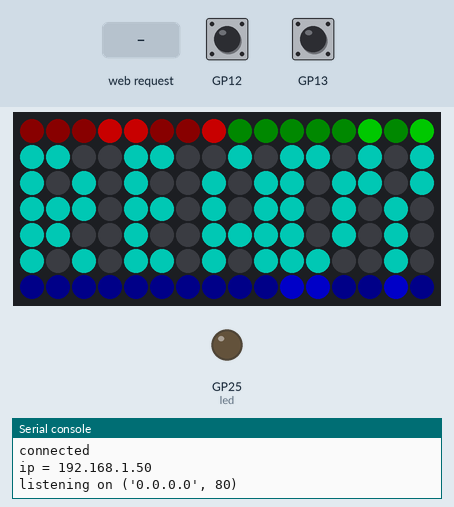
This program was run on a simulated Raspberry Pi Pico running MicroPython. Parts: 16×7 RGB LED matrix, output pins drawn as LEDs (lit = HIGH), the last lines printed to the serial console. The test bench sets the inputs (shaded band). Dim RGB values are drawn brighter than linear; WiFi joins after 1.5 s; values from a settings file that is not in the repository are placeholders.

Above: at 4.7 s.
4.8 s: HTTP request GET /led_on received
At 5.3 s:
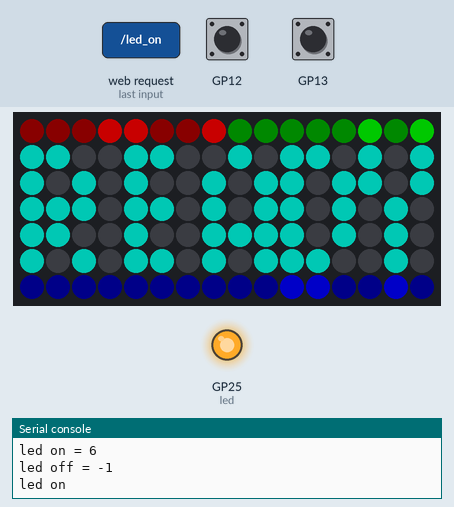
6.3 s: HTTP request GET /start received
At 6.6 s:
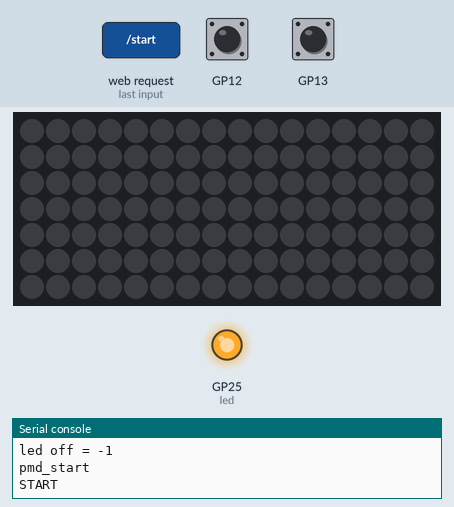
7.8 s: button B pressed for 0.15 s
At 9.1 s:
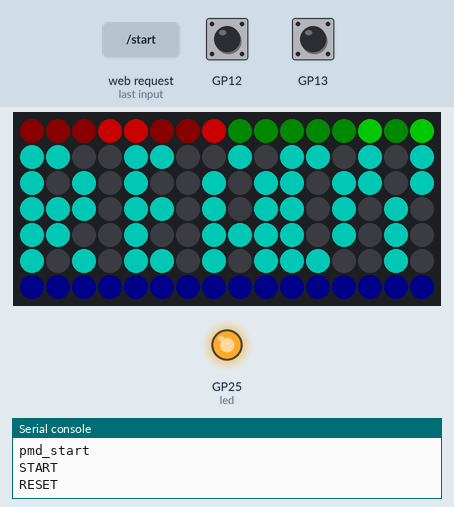
9.4 s: HTTP request GET /led_off received
At 10.0 s:
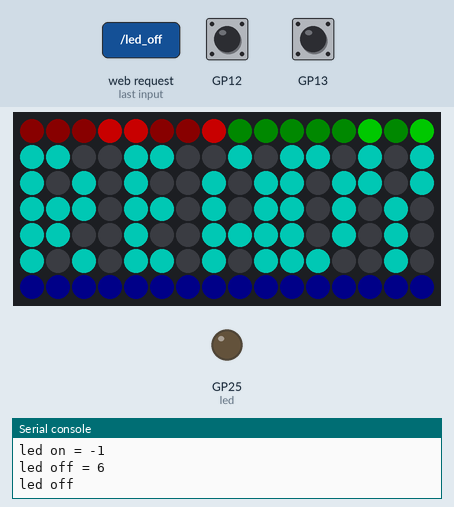
10.9 s: button A pressed for 0.15 s
At 11.4 s:
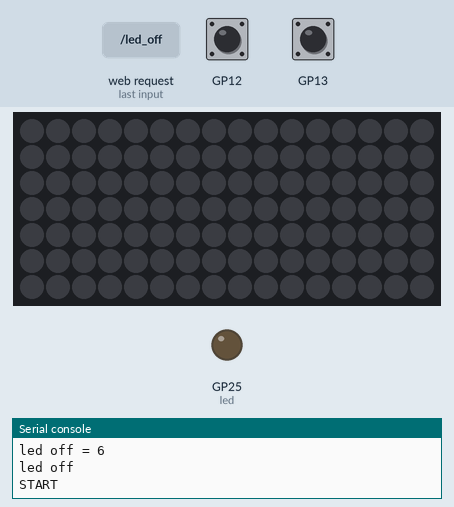
14.0 s: button B pressed for 1 s
At 15.3 s:
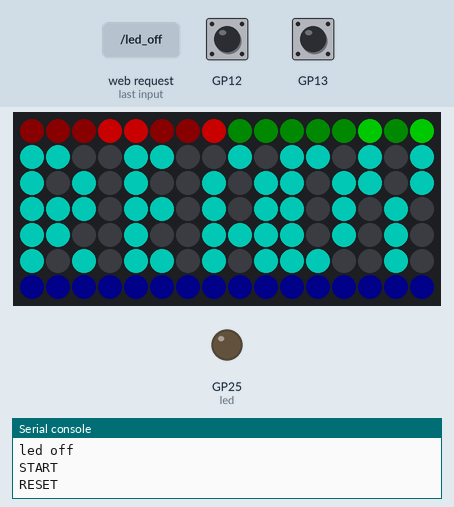
Timing chart, 0 to 17.0 s (numbered marks = the images above; inputs shaded):
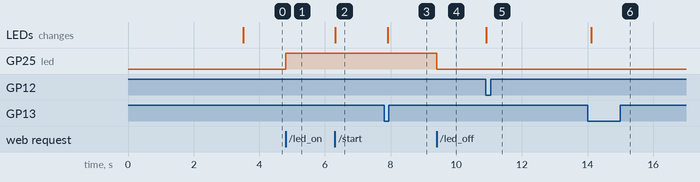

The program:

main.py
```python
# (licence header left out)
from machine import Pin
from pimoroni import Button
from picounicorn import PicoUnicorn
import network
import socket
import time
import uasyncio as asyncio
import WIFI_CONFIG

from machine import Pin, Timer
from math import floor
from picounicorn import PicoUnicorn


# Const
WEB_PORT = 80

RED_MINUTES   = 25
GREEN_MINUTES = 5


# Var
picounicorn = PicoUnicorn()
w = picounicorn.get_width()
h = picounicorn.get_height()
total = w * h

RED_SECONDS   = RED_MINUTES * 60
GREEN_SECONDS = RED_MINUTES * 60

count = 0
ipaddrlast = 0
state = "idle"

led = Pin("LED", Pin.OUT, value=0)

WEB_SOURCE = """<!DOCTYPE html>
<html>
    <head> <title>Pico W</title> </head>
    <body> <h1>Pico W</h1>
        <p>%s</p>
    </body>
</html>
"""


# Function
def display_binary(value, row, offset, color, wide=False):
    binary_str = "{0:16b}".format(value) if wide else "{0:8b}".format(value)
    for x in range(0, 16 if wide else 8):
        if binary_str[x] == '1':
            picounicorn.set_pixel(x+offset, row, color[0], color[1], color[2])
        else:
            picounicorn.set_pixel(x+offset, row, int(color[0] / 10), int(color[1] / 10), int(color[2] / 10))


def show_ready(ipaddrlast):
    #Red
    display_binary(RED_MINUTES, 0, 0, (100, 0, 0))

    #Green
    display_binary(GREEN_MINUTES, 0, 8, (0, 100, 0))

    #Blue
    display_binary(ipaddrlast, 6, 0, (0, 0, 100), True)

    # READY
    r, g, b = (0, 100, 90)
    xy = [
        (0, 1), (1, 1),                 (4, 1), (5, 1),                 (8, 1),         (10, 1), (11, 1),          (13, 1),          (15, 1),
        (0, 2),         (2, 2),         (4, 2),                 (7, 2),         (9, 2), (10, 2),          (12, 2), (13, 2),          (15, 2),
        (0, 3), (1, 3), (2, 3),         (4, 3), (5, 3),         (7, 3),         (9, 3), (10, 3),          (12, 3),          (14, 3),
        (0, 4), (1, 4),                 (4, 4),                 (7, 4), (8, 4), (9, 4), (10, 4),          (12, 4),          (14, 4),
        (0, 5),         (2, 5),         (4, 5), (5, 5),         (7, 5),         (9, 5), (10, 5), (11, 5),                   (14, 5),
    ]

    for x, y in xy:
        picounicorn.set_pixel(x, y, r, g, b)


def fill(r, g, b):
    for x in range(w):
        for y in range(h):
            picounicorn.set_pixel(x, y, r, g, b)


def loop(timer):
    global count
    global state

    if state == "active":
        if count < total:
            x = count % w
            y = floor(count / w)
            picounicorn.set_pixel(x, y, 100, 0, 0)
            count = count + 1
        else:
            state = "break"
            fill(0,100,0)
            loopTimer.init(freq=(total / GREEN_SECONDS), mode=Timer.PERIODIC, callback=loop)


    if state == "break":
        if count > 0:
            count = count - 1
            x = count % w
            y = floor(count / w)
            picounicorn.set_pixel(x, y, 0, 0, 0)
        else:
            state = "idle"
            show_ready(ipaddrlast)


# Event handler
def pomodoro_start():
    global count
    global state

    print("START")
    count = 0
    state = "active"
    fill(0,0,0)


def pomodoro_reset():
    global count
    global state

    print("RESET")
    state = "idle"
    fill(0,0,0)
    show_ready(ipaddrlast)


def button(timer):
    if picounicorn.is_pressed(picounicorn.BUTTON_A) and state != "active":
        pomodoro_start()

    if picounicorn.is_pressed(picounicorn.BUTTON_B) and state != "idle":
        pomodoro_reset()


# WiFi
ssid = WIFI_CONFIG.SSID
password = WIFI_CONFIG.PSK

print(ssid, password)

wlan = network.WLAN(network.STA_IF)
wlan.active(True)
wlan.connect(ssid, password)


max_wait = 10
while max_wait > 0:
    if wlan.isconnected():
        break
    max_wait -= 1
    print("waiting for connection...")
    time.sleep(1)
    wlan.connect(ssid, password)
    time.sleep(2)

if wlan.status() != 3:
    print(wlan.ifconfig())
    raise RuntimeError("network connection failed")
else:
    print("connected")
    status = wlan.ifconfig()
    print( "ip = " + status[0] )
    time.sleep(0.5)

addr = socket.getaddrinfo("0.0.0.0", WEB_PORT)[0][-1]

s = socket.socket()
s.bind(addr)
s.listen(1)
stateis = ""
print("listening on", addr)


idx = str(status[0]).rfind('.')
addr_last_num = int(str(status[0])[idx+1:])


loopTimer = Timer()
loopTimer.init(freq=(total / RED_SECONDS), mode=Timer.PERIODIC, callback=loop)

show_ready(addr_last_num)

ButtonTimer = Timer()
ButtonTimer.init(freq=5.0, mode=Timer.PERIODIC, callback=button)


# Listen for connections
while True:
    try:
        cl, addr = s.accept()
        print("client connected from", addr)
        request = cl.recv(1024)
        print(request)

        request = str(request)
        print( "request = " + request)
        pmd_start = request.find("/start")
        pmd_reset = request.find("/reset")
        led_on = request.find("/led_on")
        led_off = request.find("/led_off")
        print( "pmd_start = " + str(pmd_start))
        print( "pmd_reset = " + str(pmd_reset))
        print( "led on = " + str(led_on))
        print( "led off = " + str(led_off))

        if pmd_start == 6:
            print("pmd_start")
            pomodoro_start()

        if pmd_reset == 6:
            print("pmd_reset")
            pomodoro_reset()

        if led_on == 6:
            print("led on")
            led.value(1)
            stateis = "LED is ON"
            time.sleep(0.5)

        if led_off == 6:
            print("led off")
            led.value(0)
            stateis = "LED is OFF"
            time.sleep(0.5)

        response = WEB_SOURCE % stateis

        cl.send("HTTP/1.0 200 OK\r\nContent-type: text/html\r\n\r\n")
        cl.send(response)
        cl.close()

    except OSError as e:
        cl.close()
        print("connection closed")
```

Measured:
- after the input at 4.8 s, GP25 (led): LOW → HIGH at once
- after the input at 6.3 s, the LEDs: first change at once (image 2 shows a later state)
- after the input at 7.8 s, the LEDs: change after 0.12 s (image 3)
- after the input at 9.4 s, GP25 (led): HIGH → LOW at once
- after the input at 10.9 s, the LEDs: change at once (image 5)
- after the input at 14.0 s, the LEDs: change after 0.12 s (image 6)
